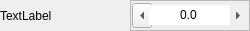
<?xml version="1.0" encoding="UTF-8"?>
<ui version="4.0">
 <class>Form</class>
 <widget class="QWidget" name="Form">
  <property name="geometry">
   <rect>
    <x>0</x>
    <y>0</y>
    <width>250</width>
    <height>31</height>
   </rect>
  </property>
  <property name="minimumSize">
   <size>
    <width>250</width>
    <height>31</height>
   </size>
  </property>
  <property name="maximumSize">
   <size>
    <width>250</width>
    <height>31</height>
   </size>
  </property>
  <property name="windowTitle">
   <string>Form</string>
  </property>
  <property name="autoFillBackground">
   <bool>false</bool>
  </property>
  <property name="styleSheet">
   <string notr="true">QFrame.BackFrame {
border: 1px solid black;
background: qlineargradient(x1: 0, y1: 0, x2: 0, y2: 1,
stop: 0 #777, stop: 0.1 rgb(203, 203, 203));
}

QFrame.BackFrame  QLineEdit{
background: rgb(203, 203, 203);
}
</string>
  </property>
  <layout class="QHBoxLayout" name="horizontalLayout">
   <property name="spacing">
    <number>0</number>
   </property>
   <property name="margin">
    <number>0</number>
   </property>
   <item>
    <widget class="QLabel" name="label">
     <property name="minimumSize">
      <size>
       <width>75</width>
       <height>0</height>
      </size>
     </property>
     <property name="text">
      <string>TextLabel</string>
     </property>
    </widget>
   </item>
   <item>
    <widget class="QFrame" name="backFrame">
     <property name="minimumSize">
      <size>
       <width>120</width>
       <height>31</height>
      </size>
     </property>
     <property name="maximumSize">
      <size>
       <width>120</width>
       <height>31</height>
      </size>
     </property>
     <property name="frameShape">
      <enum>QFrame::StyledPanel</enum>
     </property>
     <property name="frameShadow">
      <enum>QFrame::Raised</enum>
     </property>
     <property name="class" stdset="0">
      <string>BackFrame</string>
     </property>
     <widget class="QToolButton" name="decrementBtn">
      <property name="geometry">
       <rect>
        <x>2</x>
        <y>3</y>
        <width>20</width>
        <height>25</height>
       </rect>
      </property>
      <property name="minimumSize">
       <size>
        <width>20</width>
        <height>25</height>
       </size>
      </property>
      <property name="maximumSize">
       <size>
        <width>25</width>
        <height>25</height>
       </size>
      </property>
      <property name="text">
       <string/>
      </property>
      <property name="icon">
       <iconset>
        <normaloff>:/tool/select/icons/rewind.ico</normaloff>:/tool/select/icons/rewind.ico</iconset>
      </property>
      <property name="iconSize">
       <size>
        <width>17</width>
        <height>17</height>
       </size>
      </property>
      <property name="checkable">
       <bool>false</bool>
      </property>
      <property name="popupMode">
       <enum>QToolButton::DelayedPopup</enum>
      </property>
      <property name="autoRaise">
       <bool>false</bool>
      </property>
      <property name="arrowType">
       <enum>Qt::LeftArrow</enum>
      </property>
     </widget>
     <widget class="QLineEdit" name="lineEdit">
      <property name="geometry">
       <rect>
        <x>19</x>
        <y>5</y>
        <width>81</width>
        <height>20</height>
       </rect>
      </property>
      <property name="palette">
       <palette>
        <active>
         <colorrole role="WindowText">
          <brush brushstyle="SolidPattern">
           <color alpha="255">
            <red>0</red>
            <green>0</green>
            <blue>0</blue>
           </color>
          </brush>
         </colorrole>
         <colorrole role="Button">
          <brush brushstyle="SolidPattern">
           <color alpha="255">
            <red>203</red>
            <green>203</green>
            <blue>203</blue>
           </color>
          </brush>
         </colorrole>
         <colorrole role="Light">
          <brush brushstyle="SolidPattern">
           <color alpha="255">
            <red>212</red>
            <green>212</green>
            <blue>212</blue>
           </color>
          </brush>
         </colorrole>
         <colorrole role="Midlight">
          <brush brushstyle="SolidPattern">
           <color alpha="255">
            <red>233</red>
            <green>233</green>
            <blue>233</blue>
           </color>
          </brush>
         </colorrole>
         <colorrole role="Dark">
          <brush brushstyle="SolidPattern">
           <color alpha="255">
            <red>106</red>
            <green>106</green>
            <blue>106</blue>
           </color>
          </brush>
         </colorrole>
         <colorrole role="Mid">
          <brush brushstyle="SolidPattern">
           <color alpha="255">
            <red>141</red>
            <green>141</green>
            <blue>141</blue>
           </color>
          </brush>
         </colorrole>
         <colorrole role="Text">
          <brush brushstyle="SolidPattern">
           <color alpha="255">
            <red>0</red>
            <green>0</green>
            <blue>0</blue>
           </color>
          </brush>
         </colorrole>
         <colorrole role="BrightText">
          <brush brushstyle="SolidPattern">
           <color alpha="255">
            <red>212</red>
            <green>212</green>
            <blue>212</blue>
           </color>
          </brush>
         </colorrole>
         <colorrole role="ButtonText">
          <brush brushstyle="SolidPattern">
           <color alpha="255">
            <red>0</red>
            <green>0</green>
            <blue>0</blue>
           </color>
          </brush>
         </colorrole>
         <colorrole role="Base">
          <brush brushstyle="SolidPattern">
           <color alpha="255">
            <red>203</red>
            <green>203</green>
            <blue>203</blue>
           </color>
          </brush>
         </colorrole>
         <colorrole role="Window">
          <brush brushstyle="SolidPattern">
           <color alpha="255">
            <red>203</red>
            <green>203</green>
            <blue>203</blue>
           </color>
          </brush>
         </colorrole>
         <colorrole role="Shadow">
          <brush brushstyle="SolidPattern">
           <color alpha="255">
            <red>0</red>
            <green>0</green>
            <blue>0</blue>
           </color>
          </brush>
         </colorrole>
         <colorrole role="HighlightedText">
          <brush brushstyle="SolidPattern">
           <color alpha="255">
            <red>212</red>
            <green>212</green>
            <blue>212</blue>
           </color>
          </brush>
         </colorrole>
         <colorrole role="AlternateBase">
          <brush brushstyle="SolidPattern">
           <color alpha="255">
            <red>233</red>
            <green>233</green>
            <blue>233</blue>
           </color>
          </brush>
         </colorrole>
         <colorrole role="NoRole">
          <brush brushstyle="SolidPattern">
           <color alpha="255">
            <red>212</red>
            <green>212</green>
            <blue>212</blue>
           </color>
          </brush>
         </colorrole>
         <colorrole role="ToolTipBase">
          <brush brushstyle="SolidPattern">
           <color alpha="255">
            <red>255</red>
            <green>255</green>
            <blue>220</blue>
           </color>
          </brush>
         </colorrole>
         <colorrole role="ToolTipText">
          <brush brushstyle="SolidPattern">
           <color alpha="255">
            <red>0</red>
            <green>0</green>
            <blue>0</blue>
           </color>
          </brush>
         </colorrole>
        </active>
        <inactive>
         <colorrole role="WindowText">
          <brush brushstyle="SolidPattern">
           <color alpha="255">
            <red>0</red>
            <green>0</green>
            <blue>0</blue>
           </color>
          </brush>
         </colorrole>
         <colorrole role="Button">
          <brush brushstyle="SolidPattern">
           <color alpha="255">
            <red>203</red>
            <green>203</green>
            <blue>203</blue>
           </color>
          </brush>
         </colorrole>
         <colorrole role="Light">
          <brush brushstyle="SolidPattern">
           <color alpha="255">
            <red>212</red>
            <green>212</green>
            <blue>212</blue>
           </color>
          </brush>
         </colorrole>
         <colorrole role="Midlight">
          <brush brushstyle="SolidPattern">
           <color alpha="255">
            <red>233</red>
            <green>233</green>
            <blue>233</blue>
           </color>
          </brush>
         </colorrole>
         <colorrole role="Dark">
          <brush brushstyle="SolidPattern">
           <color alpha="255">
            <red>106</red>
            <green>106</green>
            <blue>106</blue>
           </color>
          </brush>
         </colorrole>
         <colorrole role="Mid">
          <brush brushstyle="SolidPattern">
           <color alpha="255">
            <red>141</red>
            <green>141</green>
            <blue>141</blue>
           </color>
          </brush>
         </colorrole>
         <colorrole role="Text">
          <brush brushstyle="SolidPattern">
           <color alpha="255">
            <red>0</red>
            <green>0</green>
            <blue>0</blue>
           </color>
          </brush>
         </colorrole>
         <colorrole role="BrightText">
          <brush brushstyle="SolidPattern">
           <color alpha="255">
            <red>212</red>
            <green>212</green>
            <blue>212</blue>
           </color>
          </brush>
         </colorrole>
         <colorrole role="ButtonText">
          <brush brushstyle="SolidPattern">
           <color alpha="255">
            <red>0</red>
            <green>0</green>
            <blue>0</blue>
           </color>
          </brush>
         </colorrole>
         <colorrole role="Base">
          <brush brushstyle="SolidPattern">
           <color alpha="255">
            <red>203</red>
            <green>203</green>
            <blue>203</blue>
           </color>
          </brush>
         </colorrole>
         <colorrole role="Window">
          <brush brushstyle="SolidPattern">
           <color alpha="255">
            <red>203</red>
            <green>203</green>
            <blue>203</blue>
           </color>
          </brush>
         </colorrole>
         <colorrole role="Shadow">
          <brush brushstyle="SolidPattern">
           <color alpha="255">
            <red>0</red>
            <green>0</green>
            <blue>0</blue>
           </color>
          </brush>
         </colorrole>
         <colorrole role="HighlightedText">
          <brush brushstyle="SolidPattern">
           <color alpha="255">
            <red>212</red>
            <green>212</green>
            <blue>212</blue>
           </color>
          </brush>
         </colorrole>
         <colorrole role="AlternateBase">
          <brush brushstyle="SolidPattern">
           <color alpha="255">
            <red>233</red>
            <green>233</green>
            <blue>233</blue>
           </color>
          </brush>
         </colorrole>
         <colorrole role="NoRole">
          <brush brushstyle="SolidPattern">
           <color alpha="255">
            <red>212</red>
            <green>212</green>
            <blue>212</blue>
           </color>
          </brush>
         </colorrole>
         <colorrole role="ToolTipBase">
          <brush brushstyle="SolidPattern">
           <color alpha="255">
            <red>255</red>
            <green>255</green>
            <blue>220</blue>
           </color>
          </brush>
         </colorrole>
         <colorrole role="ToolTipText">
          <brush brushstyle="SolidPattern">
           <color alpha="255">
            <red>0</red>
            <green>0</green>
            <blue>0</blue>
           </color>
          </brush>
         </colorrole>
        </inactive>
        <disabled>
         <colorrole role="WindowText">
          <brush brushstyle="SolidPattern">
           <color alpha="255">
            <red>106</red>
            <green>106</green>
            <blue>106</blue>
           </color>
          </brush>
         </colorrole>
         <colorrole role="Button">
          <brush brushstyle="SolidPattern">
           <color alpha="255">
            <red>203</red>
            <green>203</green>
            <blue>203</blue>
           </color>
          </brush>
         </colorrole>
         <colorrole role="Light">
          <brush brushstyle="SolidPattern">
           <color alpha="255">
            <red>212</red>
            <green>212</green>
            <blue>212</blue>
           </color>
          </brush>
         </colorrole>
         <colorrole role="Midlight">
          <brush brushstyle="SolidPattern">
           <color alpha="255">
            <red>233</red>
            <green>233</green>
            <blue>233</blue>
           </color>
          </brush>
         </colorrole>
         <colorrole role="Dark">
          <brush brushstyle="SolidPattern">
           <color alpha="255">
            <red>106</red>
            <green>106</green>
            <blue>106</blue>
           </color>
          </brush>
         </colorrole>
         <colorrole role="Mid">
          <brush brushstyle="SolidPattern">
           <color alpha="255">
            <red>141</red>
            <green>141</green>
            <blue>141</blue>
           </color>
          </brush>
         </colorrole>
         <colorrole role="Text">
          <brush brushstyle="SolidPattern">
           <color alpha="255">
            <red>106</red>
            <green>106</green>
            <blue>106</blue>
           </color>
          </brush>
         </colorrole>
         <colorrole role="BrightText">
          <brush brushstyle="SolidPattern">
           <color alpha="255">
            <red>212</red>
            <green>212</green>
            <blue>212</blue>
           </color>
          </brush>
         </colorrole>
         <colorrole role="ButtonText">
          <brush brushstyle="SolidPattern">
           <color alpha="255">
            <red>106</red>
            <green>106</green>
            <blue>106</blue>
           </color>
          </brush>
         </colorrole>
         <colorrole role="Base">
          <brush brushstyle="SolidPattern">
           <color alpha="255">
            <red>203</red>
            <green>203</green>
            <blue>203</blue>
           </color>
          </brush>
         </colorrole>
         <colorrole role="Window">
          <brush brushstyle="SolidPattern">
           <color alpha="255">
            <red>203</red>
            <green>203</green>
            <blue>203</blue>
           </color>
          </brush>
         </colorrole>
         <colorrole role="Shadow">
          <brush brushstyle="SolidPattern">
           <color alpha="255">
            <red>0</red>
            <green>0</green>
            <blue>0</blue>
           </color>
          </brush>
         </colorrole>
         <colorrole role="HighlightedText">
          <brush brushstyle="SolidPattern">
           <color alpha="255">
            <red>212</red>
            <green>212</green>
            <blue>212</blue>
           </color>
          </brush>
         </colorrole>
         <colorrole role="AlternateBase">
          <brush brushstyle="SolidPattern">
           <color alpha="255">
            <red>212</red>
            <green>212</green>
            <blue>212</blue>
           </color>
          </brush>
         </colorrole>
         <colorrole role="NoRole">
          <brush brushstyle="SolidPattern">
           <color alpha="255">
            <red>212</red>
            <green>212</green>
            <blue>212</blue>
           </color>
          </brush>
         </colorrole>
         <colorrole role="ToolTipBase">
          <brush brushstyle="SolidPattern">
           <color alpha="255">
            <red>255</red>
            <green>255</green>
            <blue>220</blue>
           </color>
          </brush>
         </colorrole>
         <colorrole role="ToolTipText">
          <brush brushstyle="SolidPattern">
           <color alpha="255">
            <red>0</red>
            <green>0</green>
            <blue>0</blue>
           </color>
          </brush>
         </colorrole>
        </disabled>
       </palette>
      </property>
      <property name="acceptDrops">
       <bool>false</bool>
      </property>
      <property name="autoFillBackground">
       <bool>false</bool>
      </property>
      <property name="text">
       <string>0.0</string>
      </property>
      <property name="maxLength">
       <number>10</number>
      </property>
      <property name="frame">
       <bool>false</bool>
      </property>
      <property name="alignment">
       <set>Qt::AlignCenter</set>
      </property>
      <property name="readOnly">
       <bool>false</bool>
      </property>
      <property name="class" stdset="0">
       <string>LineEdit</string>
      </property>
     </widget>
     <widget class="QToolButton" name="incrementBtn">
      <property name="geometry">
       <rect>
        <x>98</x>
        <y>3</y>
        <width>20</width>
        <height>25</height>
       </rect>
      </property>
      <property name="minimumSize">
       <size>
        <width>20</width>
        <height>25</height>
       </size>
      </property>
      <property name="maximumSize">
       <size>
        <width>25</width>
        <height>25</height>
       </size>
      </property>
      <property name="baseSize">
       <size>
        <width>25</width>
        <height>25</height>
       </size>
      </property>
      <property name="text">
       <string/>
      </property>
      <property name="icon">
       <iconset>
        <normaloff>:/tool/select/icons/forward.ico</normaloff>:/tool/select/icons/forward.ico</iconset>
      </property>
      <property name="iconSize">
       <size>
        <width>17</width>
        <height>17</height>
       </size>
      </property>
      <property name="checkable">
       <bool>false</bool>
      </property>
      <property name="autoRaise">
       <bool>true</bool>
      </property>
      <property name="arrowType">
       <enum>Qt::RightArrow</enum>
      </property>
     </widget>
    </widget>
   </item>
  </layout>
 </widget>
 <resources/>
 <connections/>
</ui>
